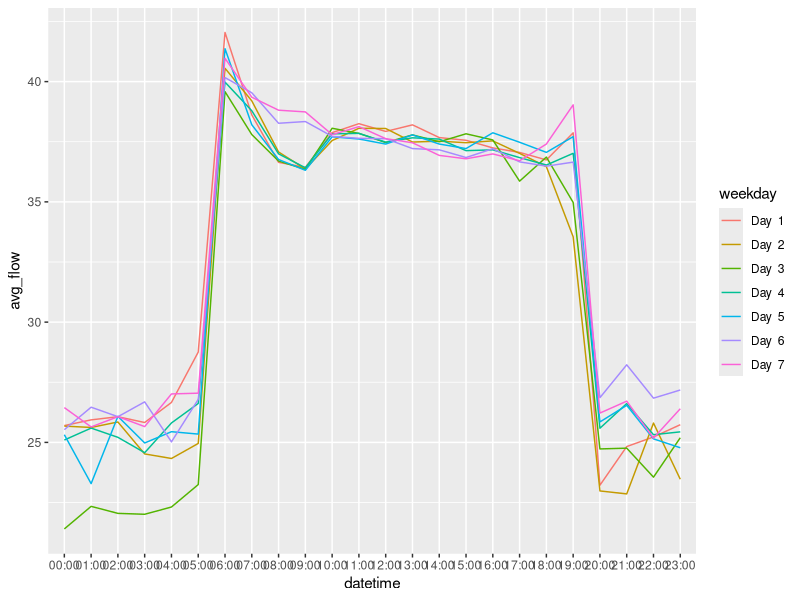
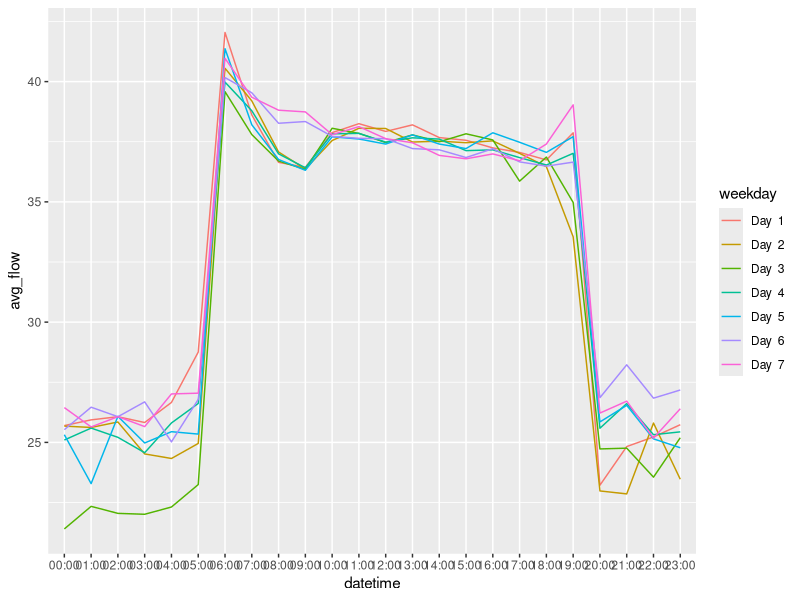

R code for these plots, in order:
library(ggplot2)

flowdata = read.table(file="flowdata.csv",  header=TRUE, sep=",")
avg_flow_data = subset(flowdata, select = c(datetime, avg_flow, weekday))
attach(avg_flow_data)
avg_flow_data[avg_flow>-1,]

##	split time

temptime <- read.table(textConnection(as.character(avg_flow_data$datetime)))
avg_flow_data$datetime <- temptime$V2

#week1 = avg_flow_data[weekday==1,]
#week1[order(as.Date(week1$datetime, format="%H:M")),]
#temp1 = aggregate(avg_flow ~ datetime, week1, mean)

temp1 = aggregate(avg_flow_data[2:2], by=list(avg_flow_data$weekday, avg_flow_data$datetime), mean)

##	rename col names.
colnames(temp1) <- c("weekday", "datetime", "avg_flow")

##	sort by weekday
temp1 = temp1[with(temp1, order(temp1$weekday)),]

##	rename content of weekday in order to avoid to become continuous values.
temp1$weekday <- paste("Day ", temp1$weekday)

##	output temp1 to .csv
write.csv(temp1, file = "Q1.csv")

ggplot(temp1, aes(datetime, avg_flow, color=weekday)) + geom_line(aes(group = weekday))

ggsave(file="Q1.pdf")